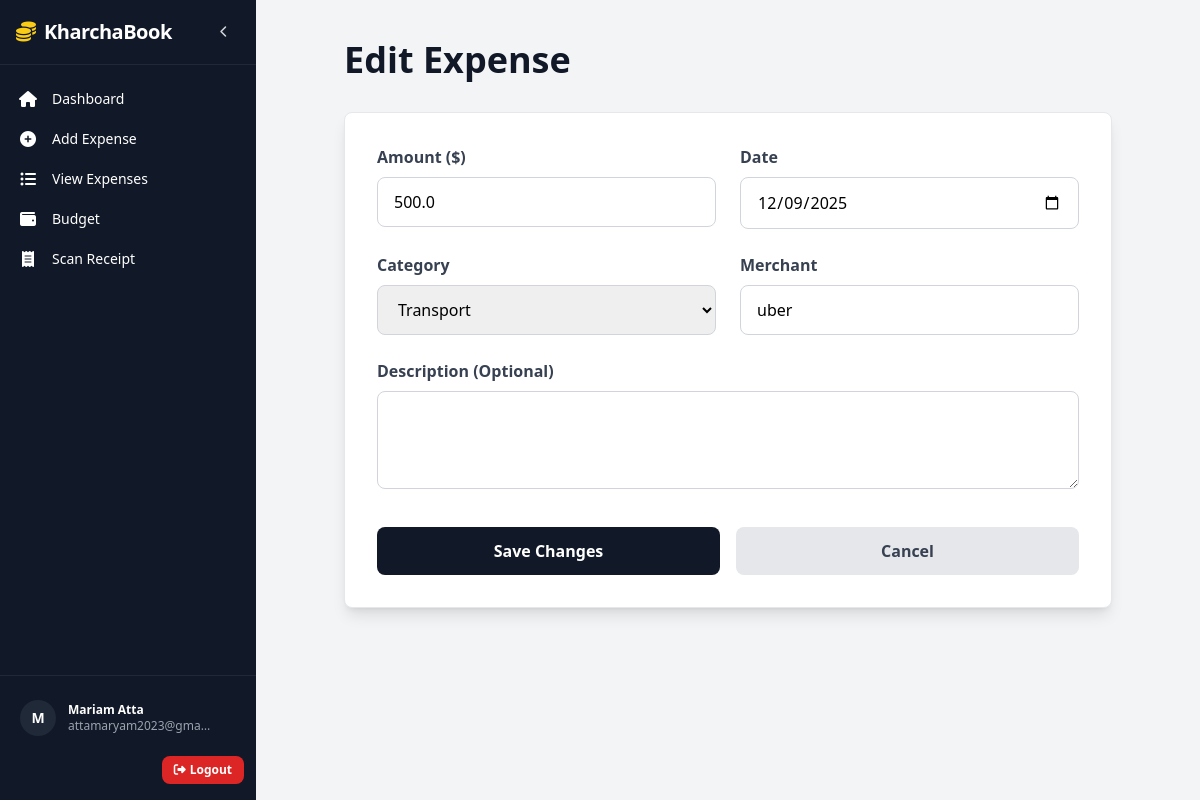
/expense/5/edit (signed in), run on the app's committed database.
### app.py (models this page shows)
class User(UserMixin, db.Model):
    id = db.Column(db.Integer, primary_key=True)
    name = db.Column(db.String(100), nullable=False)
    email = db.Column(db.String(100), unique=True, nullable=False)
    password = db.Column(db.String(200), nullable=False)
    created_at = db.Column(db.DateTime, default=datetime.utcnow)
    expenses = db.relationship('Expense', backref='user', lazy=True)
    budgets = db.relationship('Budget', backref='user', lazy=True)

class Expense(db.Model):
    id = db.Column(db.Integer, primary_key=True)
    user_id = db.Column(db.Integer, db.ForeignKey('user.id'), nullable=False)
    amount = db.Column(db.Float, nullable=False)
    category = db.Column(db.String(50), nullable=False)
    merchant = db.Column(db.String(100))
    description = db.Column(db.Text)
    date = db.Column(db.Date, nullable=False)
    receipt_url = db.Column(db.String(500))
    created_at = db.Column(db.DateTime, default=datetime.utcnow)

### app.py (the view, shortened to what this page needs)
@app.route('/expense/<int:expense_id>/edit', methods=['GET', 'POST'])
@login_required
def edit_expense(expense_id):
    expense = Expense.query.get_or_404(expense_id)
    if expense.user_id != current_user.id:
        flash('You are not allowed to edit this expense.', 'error')
        return redirect(url_for('dashboard'))
    return render_template('edit_expense.html', expense=expense)

### app.py (called while the page is built)
@login_manager.user_loader
def load_user(user_id):
    return User.query.get(int(user_id))

### templates/edit_expense.html
{% extends "base.html" %}
{% block content %}
<div class="max-w-3xl mx-auto">
    <h1 class="text-4xl font-bold mb-8 text-gray-900">Edit Expense</h1>
    <div class="bg-white rounded-lg shadow-lg p-8 border border-gray-200">
        <form method="POST" action="{{ url_for('edit_expense', expense_id=expense.id) }}">
            <div class="grid grid-cols-1 md:grid-cols-2 gap-6">
                <div>
                    <label class="block text-gray-700 font-semibold mb-2">Amount ($)</label>
                    <input type="number" name="amount" step="0.01" required
                           value="{{ expense.amount }}"
                           class="w-full px-4 py-3 border border-gray-300 rounded-lg focus:outline-none focus:border-gray-900 transition">
                </div>
                <div>
                    <label class="block text-gray-700 font-semibold mb-2">Date</label>
                    <input type="date" name="date" required
                           value="{{ expense.date.strftime('%Y-%m-%d') }}"
                           class="w-full px-4 py-3 border border-gray-300 rounded-lg focus:outline-none focus:border-gray-900 transition">
                </div>
                <div>
                    <label class="block text-gray-700 font-semibold mb-2">Category</label>
                    <select name="category" required
                            class="w-full px-4 py-3 border border-gray-300 rounded-lg focus:outline-none focus:border-gray-900 transition">
                        {% set cats = ['Food','Transport','Shopping','Entertainment','Bills','Healthcare','Other'] %}
                        {% for c in cats %}
                        <option value="{{ c }}" {% if expense.category == c %}selected{% endif %}>{{ c }}</option>
                        {% endfor %}
                    </select>
                </div>
                <div>
                    <label class="block text-gray-700 font-semibold mb-2">Merchant</label>
                    <input type="text" name="merchant" required
                           value="{{ expense.merchant }}"
                           class="w-full px-4 py-3 border border-gray-300 rounded-lg focus:outline-none focus:border-gray-900 transition">
                </div>
                <div class="md:col-span-2">
                    <label class="block text-gray-700 font-semibold mb-2">Description (Optional)</label>
                    <textarea name="description" rows="3"
                              class="w-full px-4 py-3 border border-gray-300 rounded-lg focus:outline-none focus:border-gray-900 transition">{{ expense.description }}</textarea>
                </div>
            </div>
            <div class="mt-8 flex space-x-4">
                <button type="submit"
                        class="flex-1 bg-gray-900 text-white py-3 rounded-lg hover:bg-gray-800 font-semibold transition">
                    Save Changes
                </button>
                <a href="{{ url_for('dashboard') }}"
                   class="flex-1 bg-gray-200 text-gray-700 py-3 rounded-lg hover:bg-gray-300 font-semibold text-center transition">
                    Cancel
                </a>
            </div>
        </form>
    </div>
</div>
{% endblock %}

### templates/base.html (shortened to what this page needs)
<!DOCTYPE html>
<html lang="en">
<head>
    <script src="https://cdn.tailwindcss.com"></script>
    <link rel="stylesheet"
          href="https://cdnjs.cloudflare.com/ajax/libs/font-awesome/6.4.0/css/all.min.css">
</head>
<body class="bg-gray-100">
{% if current_user.is_authenticated %}
<div x-data="{ collapsed: false }" class="h-screen flex overflow-hidden">
    <aside :class="collapsed ? 'w-16' : 'w-64'"
           class="bg-gray-900 text-white flex flex-col transition-all duration-200">
        <div class="px-4 py-4 border-b border-gray-800 flex items-center justify-between">
            <div class="flex items-center space-x-2">
                <i class="fas fa-coins text-xl text-yellow-400"></i>
                <h1 x-show="!collapsed" class="text-xl font-bold tracking-tight">KharchaBook</h1>
            </div>
            <button @click="collapsed = !collapsed"
                    class="w-8 h-8 flex items-center justify-center rounded-full hover:bg-gray-800 text-gray-300 text-xs">
                <i :class="collapsed ? 'fas fa-chevron-right' : 'fas fa-chevron-left'"></i>
            </button>
        </div>
        <nav class="flex-1 px-2 py-4 space-y-1 overflow-y-auto">
            <a href="{{ url_for('dashboard') }}"
               class="flex items-center px-2 py-2 rounded-lg hover:bg-gray-800
                      {% if request.endpoint == 'dashboard' %}bg-gray-800{% endif %}">
                <i class="fas fa-home w-6 text-center"></i>
                <span x-show="!collapsed" class="ml-3 text-sm">Dashboard</span>
            </a>
            <a href="{{ url_for('add_expense') }}"
               class="flex items-center px-2 py-2 rounded-lg hover:bg-gray-800
                      {% if request.endpoint == 'add_expense' %}bg-gray-800{% endif %}">
                <i class="fas fa-plus-circle w-6 text-center"></i>
                <span x-show="!collapsed" class="ml-3 text-sm">Add Expense</span>
            </a>
            <a href="{{ url_for('view_expenses') }}"
               class="flex items-center px-2 py-2 rounded-lg hover:bg-gray-800
                      {% if request.endpoint == 'view_expenses' %}bg-gray-800{% endif %}">
                <i class="fas fa-list-ul w-6 text-center"></i>
                <span x-show="!collapsed" class="ml-3 text-sm">View Expenses</span>
            </a>
            <a href="{{ url_for('budget') }}"
               class="flex items-center px-2 py-2 rounded-lg hover:bg-gray-800
                      {% if request.endpoint == 'budget' %}bg-gray-800{% endif %}">
                <i class="fas fa-wallet w-6 text-center"></i>
                <span x-show="!collapsed" class="ml-3 text-sm">Budget</span>
            </a>
            <a href="{{ url_for('scan_receipt') }}"
   class="flex items-center px-2 py-2 rounded-lg hover:bg-gray-800
          {% if request.endpoint == 'scan_receipt' %}bg-gray-800{% endif %}">
    <i class="fas fa-receipt w-6 text-center"></i>
    <span x-show="!collapsed" class="ml-3 text-sm">Scan Receipt</span>
</a>
        </nav>
        <div class="px-3 py-4 border-t border-gray-800">
            <a href="{{ url_for('profile') }}"
               class="flex items-center space-x-3 mb-3 hover:bg-gray-800 px-2 py-2 rounded-lg">
                <div class="w-9 h-9 rounded-full bg-gray-800 flex items-center justify-center">
                    <span class="text-sm font-semibold">
                        {{ current_user.name[:1] | upper }}
                    </span>
                </div>
                <div x-show="!collapsed" class="text-xs">
                    <p class="font-semibold">{{ current_user.name }}</p>
                    <p class="text-gray-400 truncate max-w-[9rem]">{{ current_user.email }}</p>
                </div>
            </a>
            <div class="flex justify-end">
                <a href="{{ url_for('logout') }}"
                   class="inline-flex items-center text-xs bg-red-600 hover:bg-red-500 px-3 py-1.5 rounded-lg font-semibold">
                    <i class="fas fa-sign-out-alt mr-1"></i>
                    <span x-show="!collapsed">Logout</span>
                </a>
            </div>
        </div>
    </aside>
    <main class="flex-1 overflow-y-auto">
        <div class="px-8 pt-6">
        </div>
        <div class="px-8 py-4 pb-10">
            {% block content %}{% endblock %}
        </div>
    </main>
</div>
{% endif %}
</body>
</html>

### data on the page
User: name "M", name "Mariam Atta", email "attamaryam2023@gma…"
Expense: amount "500.0", date "12/09/2025", category "Transport", merchant "uber"
